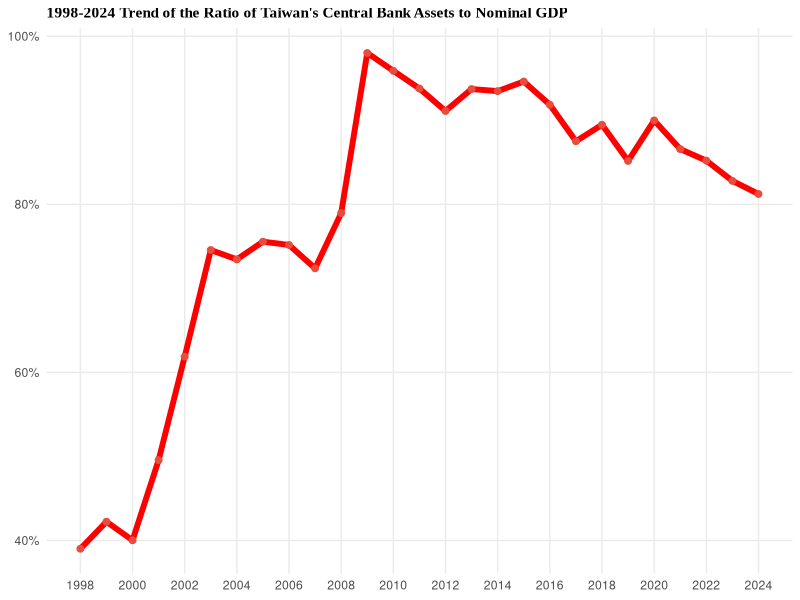

Source code (R):

library(ggplot2)
library(scales)

data <- data.frame(
  year = 1998:2024,
  assets = c(3654062, 4140407, 4133382, 5014980, 6577933, 8145026, 8517042, 
             9094433, 9449985, 9672904, 10355000, 12662063, 13482097, 13375091, 
             13372592, 14311607, 15196420, 16136497, 16125453, 15762242, 16480226, 
             16159557, 18018212, 18849359, 19442884, 19537262, 20906496),
  
  gdp = c(9366337, 9804503, 10328549, 10119429, 10630911, 10924029, 11596241, 
          12036675, 12572587, 13363917, 13115096, 12919445, 14060345, 14262201, 
          14677765, 15270728, 16258047, 17055080, 17555268, 18012387, 18420039, 
          18974097, 20023752, 21773291, 22820430, 23598348, 25737088)
)

data$ratio <- data$assets / data$gdp

ggplot(data, aes(x = year, y = ratio)) +
  
  geom_line(color = "red", linewidth = 2) +
  geom_point(color = "#e74c3c", size = 2) +
  scale_y_continuous(labels = percent_format(accuracy = 1)) +
  scale_x_continuous(breaks = seq(1998, 2024, 2)) +
  labs(
  
    title = "1998-2024 Trend of the Ratio of Taiwan's Central Bank Assets to Nominal GDP",
    subtitle = NULL,
    x = NULL,
    y = NULL,
    caption = NULL
  ) +
  theme_minimal() + 
  theme(
    
    plot.title = element_text(family = "Times New Roman", face = "bold", size = 11),
    panel.grid.minor = element_blank()
  )
